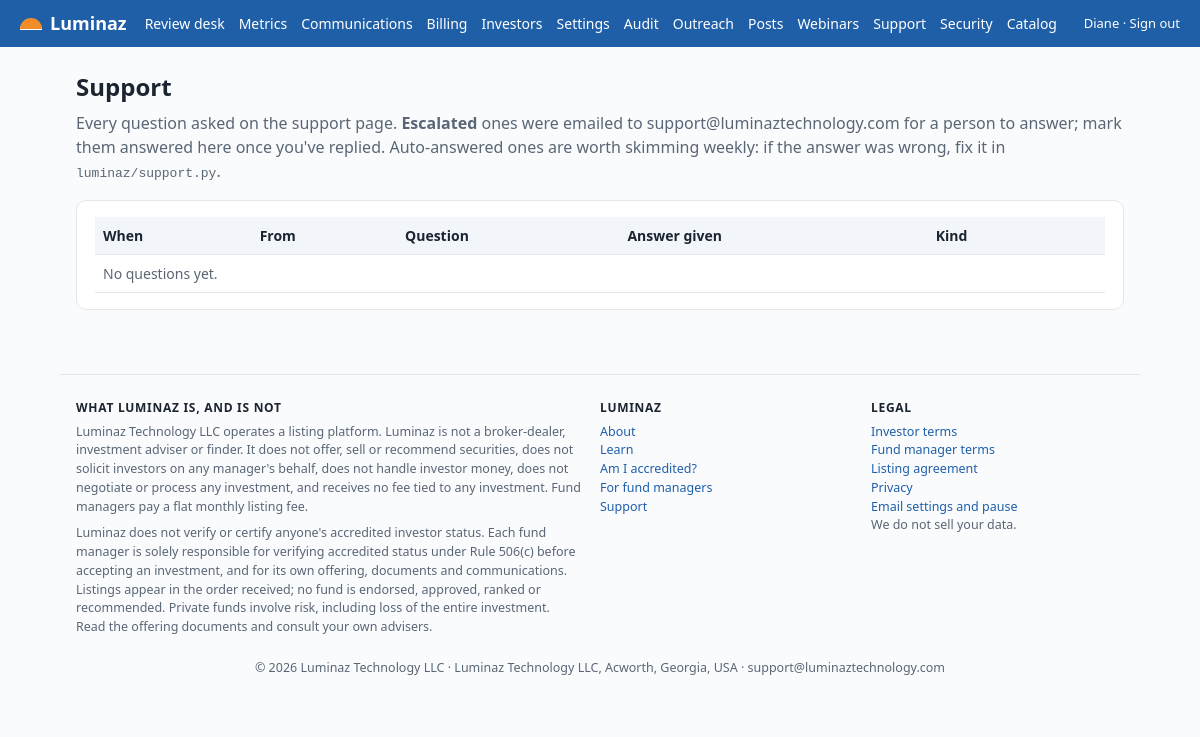
Screenshot of /admin/support (signed in) with the database file from the repository.
### tables this page shows
CREATE TABLE users (
  id INTEGER PRIMARY KEY,
  email TEXT UNIQUE NOT NULL,
  password_hash TEXT NOT NULL,
  role TEXT NOT NULL CHECK(role IN ('investor','manager','admin')),
  name TEXT NOT NULL DEFAULT '',
  email_confirmed INTEGER NOT NULL DEFAULT 0,
  confirm_token TEXT,
  accreditation_basis TEXT,
  accreditation_attested_at TEXT,
  totp_secret TEXT,
  totp_enabled INTEGER NOT NULL DEFAULT 0,
  recovery_codes TEXT,
  created_at TEXT NOT NULL,
  last_login TEXT
, marketing_opt_in INTEGER NOT NULL DEFAULT 1, unsub_token TEXT, consent_at TEXT, consent_text TEXT, paused_at TEXT, reset_token TEXT, reset_sent_at TEXT);

CREATE TABLE settings (
  key TEXT PRIMARY KEY,
  value TEXT NOT NULL
);

### luminaz/admin.py (the view)
@bp.route("/support")
@login_required("admin")
def support_tickets():
    db = get_db()
    if request.args.get("answered"):
        db.execute("UPDATE support_tickets SET kind = 'answered' WHERE id = ?", (int(request.args["answered"]),))
        db.commit()
        return redirect(url_for("admin.support_tickets"))
    rows = db.execute("SELECT * FROM support_tickets ORDER BY kind = 'escalated' DESC, id DESC LIMIT 300").fetchall()
    return render_template("admin/support.html", rows=rows)

### luminaz/auth.py (called while the page is built)
def login_required(role=None):
    def deco(view):
        @functools.wraps(view)
        def wrapped(**kw):
            if g.user is None:
                return redirect(url_for("auth.login", next=request.path))
            if role and g.user["role"] != role and g.user["role"] != "admin":
                abort(403)
            if role == "admin" and g.user["role"] != "admin":
                abort(403)
            if role == "admin" and not g.user["totp_enabled"] and setting("require_admin_2fa", "1") == "1":
                flash("Set up two-step sign-in before using the review desk. It takes two minutes with any authenticator app.", "error")
                return redirect(url_for("auth.security"))
            return view(**kw)
        return wrapped
    return deco

### luminaz/db.py (called while the page is built)
def get_db():
    if "db" not in g:
        path = current_app.config["DATABASE"]
        os.makedirs(os.path.dirname(path), exist_ok=True)
        g.db = sqlite3.connect(path, detect_types=sqlite3.PARSE_DECLTYPES, timeout=10)
        g.db.row_factory = sqlite3.Row
        g.db.execute("PRAGMA foreign_keys = ON")
        g.db.execute("PRAGMA journal_mode = WAL")
        g.db.execute("PRAGMA synchronous = NORMAL")
        g.db.execute("PRAGMA temp_store = MEMORY")
        g.db.execute("PRAGMA cache_size = -16000")   # 16 MB page cache
    return g.db

def setting(key, default=None):
    row = get_db().execute("SELECT value FROM settings WHERE key = ?", (key,)).fetchone()
    return row["value"] if row else default

### luminaz/templates/admin/support.html
{% extends "base.html" %}{% block title %}Support tickets{% endblock %}{% block content %}<h1>Support</h1>
<p class="sub">Every question asked on the support page. <b>Escalated</b> ones were emailed to {{ setting('support_email') }} for a person to answer; mark them answered here once you've replied. Auto-answered ones are worth skimming weekly: if the answer was wrong, fix it in <code>luminaz/support.py</code>.</p>
<div class="card"><table><tr><th>When</th><th>From</th><th>Question</th><th>Answer given</th><th>Kind</th><th></th></tr>
{% for t in rows %}<tr {% if t.kind == 'escalated' %}style="background:#fff8e6"{% endif %}><td class="small">{{ t.created_at|date }}</td><td class="small">{{ t.email or '—' }}</td><td style="max-width:320px">{{ t.question }}</td><td class="small muted" style="max-width:380px">{{ t.answer[:240] }}{% if t.answer|length > 240 %}…{% endif %}</td><td><span class="tag {{ 'pending' if t.kind == 'escalated' else 'live' if t.kind == 'answered' else '' }}">{{ t.kind }}</span></td><td>{% if t.kind == 'escalated' %}<a class="btn sm" href="{{ url_for('admin.support_tickets', answered=t.id) }}">Answered</a>{% endif %}</td></tr>
{% else %}<tr><td colspan="6" class="muted">No questions yet.</td></tr>{% endfor %}</table></div>{% endblock %}

### luminaz/templates/base.html (shortened to what this page needs)
<!doctype html><html lang="en"><head><meta charset="utf-8"><meta name="viewport" content="width=device-width,initial-scale=1">
<link rel="stylesheet" href="{{ url_for('static', filename='style.css') }}">
</head><body>
{% set manager_side = request.path.startswith('/managers') or (g.user and g.user.role == 'manager') %}
<header class="top">
  <a class="brand" href="{{ url_for('manager.landing') if manager_side else url_for('investor.home') }}"><span class="sun"></span> Luminaz{% if manager_side %} <span class="brand-sub">for Fund Managers</span>{% endif %}</a>
  <nav>
    {% if g.user and g.user.role == 'admin' %}
      <a href="{{ url_for('admin.queue') }}">Review desk</a><a href="{{ url_for('admin.metrics_page') }}">Metrics</a><a href="{{ url_for('admin.communications') }}">Communications</a><a href="{{ url_for('admin.billing_page') }}">Billing</a><a href="{{ url_for('admin.investors') }}">Investors</a><a href="{{ url_for('admin.settings') }}">Settings</a><a href="{{ url_for('admin.audit_log') }}">Audit</a><a href="{{ url_for('admin.outreach') }}">Outreach</a><a href="{{ url_for('admin.marketing') }}">Posts</a><a href="{{ url_for('webinars.admin_index') }}">Webinars</a><a href="{{ url_for('admin.support_tickets') }}">Support</a><a href="{{ url_for('auth.security') }}">Security</a><a href="{{ url_for('investor.catalog') }}">Catalog</a>
    {% elif g.user %}
      <a href="{{ url_for('investor.catalog') }}">Funds</a><a href="{{ url_for('investor.me') }}">My funds</a><a href="{{ url_for('investor.learn') }}">Learn</a>
    {% else %}
      <a href="{{ url_for('investor.calculator') }}">Am I accredited?</a><a href="{{ url_for('investor.learn') }}">Learn</a><a href="{{ url_for('webinars.index') }}">Webinars</a><a href="{{ url_for('investor.about') }}">About</a><a href="{{ url_for('manager.landing') }}">For fund managers</a>
    {% endif %}
  </nav>
  <div class="right">{% if g.user %}{{ g.user.name or g.user.email }} · <a href="{{ url_for('auth.logout') }}">Sign out</a>{% else %}<a href="{{ url_for('auth.login') }}">Sign in</a>{% endif %}</div>
</header>
<main class="{% block mainclass %}{% endblock %}">
{% block content %}{% endblock %}
</main>
<footer class="ft">
  <div class="cols">
    <div><h4>What Luminaz is, and is not</h4>
      <p>{{ company }} operates a listing platform. Luminaz is not a broker-dealer, investment adviser or finder. It does not offer, sell or recommend securities, does not solicit investors on any manager's behalf, does not handle investor money, does not negotiate or process any investment, and receives no fee tied to any investment. Fund managers pay a flat monthly listing fee.</p>
      <p>Luminaz does not verify or certify anyone's accredited investor status. Each fund manager is solely responsible for verifying accredited status under Rule 506(c) before accepting an investment, and for its own offering, documents and communications. Listings appear in the order received; no fund is endorsed, approved, ranked or recommended. Private funds involve risk, including loss of the entire investment. Read the offering documents and consult your own advisers.</p></div>
    <div><h4>{% if manager_side %}Fund managers{% else %}Luminaz{% endif %}</h4>
      {% if manager_side %}<a href="{{ url_for('manager.landing') }}#how">How it works</a><br><a href="{{ url_for('manager.landing') }}#pricing">Pricing</a><br><a href="{{ url_for('manager.landing') }}#checks">What we check</a><br><a href="{{ url_for('investor.home') }}">Investor site</a>{% else %}<a href="{{ url_for('investor.about') }}">About</a><br><a href="{{ url_for('investor.learn') }}">Learn</a><br><a href="{{ url_for('investor.calculator') }}">Am I accredited?</a><br><a href="{{ url_for('manager.landing') }}">For fund managers</a>{% endif %}<br><a href="{{ url_for('support.support') }}">Support</a></div>
    <div><h4>Legal</h4><a href="{{ url_for('investor.legal', doc='terms') }}">Investor terms</a><br><a href="{{ url_for('investor.legal', doc='manager-terms') }}">Fund manager terms</a><br><a href="{{ url_for('investor.legal', doc='listing-agreement') }}">Listing agreement</a><br><a href="{{ url_for('investor.legal', doc='privacy') }}">Privacy</a><br><a href="{{ url_for('support.notifications') }}">Email settings and pause</a><p>We do not sell your data.</p></div>
  </div>
  <p class="line">© {{ now_year }} {{ company }} · {{ setting('postal_address') }} · {{ setting('support_email') }}</p>
</footer>
</body></html>

### luminaz/static/style.css (style rules this page uses)
:root { --sun:#f28c28;--sun-2:#ffb066;--sky:#1f5fa8;--sky-2:#2f7bd0;--ink:#1b2430;--muted:#5a6675;--line:#e3e7ec;--bg:#fafbfd;--card:#fff;--ok:#0b6e4f;--bad:#a83a2a;--warn:#8a6d00 }
* { box-sizing:border-box }
body { margin:0;font-family:system-ui,"Segoe UI",Arial,sans-serif;color:var(--ink);background:var(--bg);line-height:1.5 }
a { color:var(--sky);text-decoration:none }
header.top { background:var(--sky);color:#fff;padding:10px 20px;display:flex;align-items:center;gap:18px;flex-wrap:wrap }
header.top a { color:#fff }
header.top .brand { font-weight:700;font-size:18px;display:flex;align-items:center;gap:8px }
.sun { width:22px;height:11px;border-radius:22px 22px 0 0;background:var(--sun);display:inline-block;box-shadow:0 1px 0 #fff }
header.top nav { display:flex;gap:14px;flex-wrap:wrap;font-size:14px }
header.top .right { margin-left:auto;font-size:13px }
main { max-width:1080px;margin:0 auto;padding:22px 16px }
h1 { font-size:24px;margin:0 0 6px }
.sub { color:var(--muted);margin:0 0 16px }
.card { background:var(--card);border:1px solid var(--line);border-radius:10px;padding:16px 18px;margin:12px 0 }
table { border-collapse:collapse;width:100%;font-size:14px }
th,td { border-bottom:1px solid var(--line);padding:8px;text-align:left;vertical-align:top }
th { background:#f2f5f9;font-weight:600 }
.muted { color:var(--muted) }
.right { text-align:right }
footer { color:var(--muted);font-size:12px;text-align:center;padding:26px 16px;border-top:1px solid var(--line);margin-top:30px }
footer.ft { text-align:left;max-width:1080px;margin:30px auto 0;padding:24px 16px;font-size:12.5px }
footer.ft .cols { display:grid;grid-template-columns:2fr 1fr 1fr;gap:18px }
footer.ft h4 { font-size:12px;letter-spacing:.06em;text-transform:uppercase;margin:0 0 6px;color:var(--ink) }
footer.ft p { margin:0 0 8px }
footer.ft .line { margin-top:14px;text-align:center }

### rows the page displays
users: user "Diane"
settings: value "support@luminaztechnology.com"
settings: value "Luminaz Technology LLC"
settings: value "Luminaz Technology LLC, Acworth, Georgia, USA"
